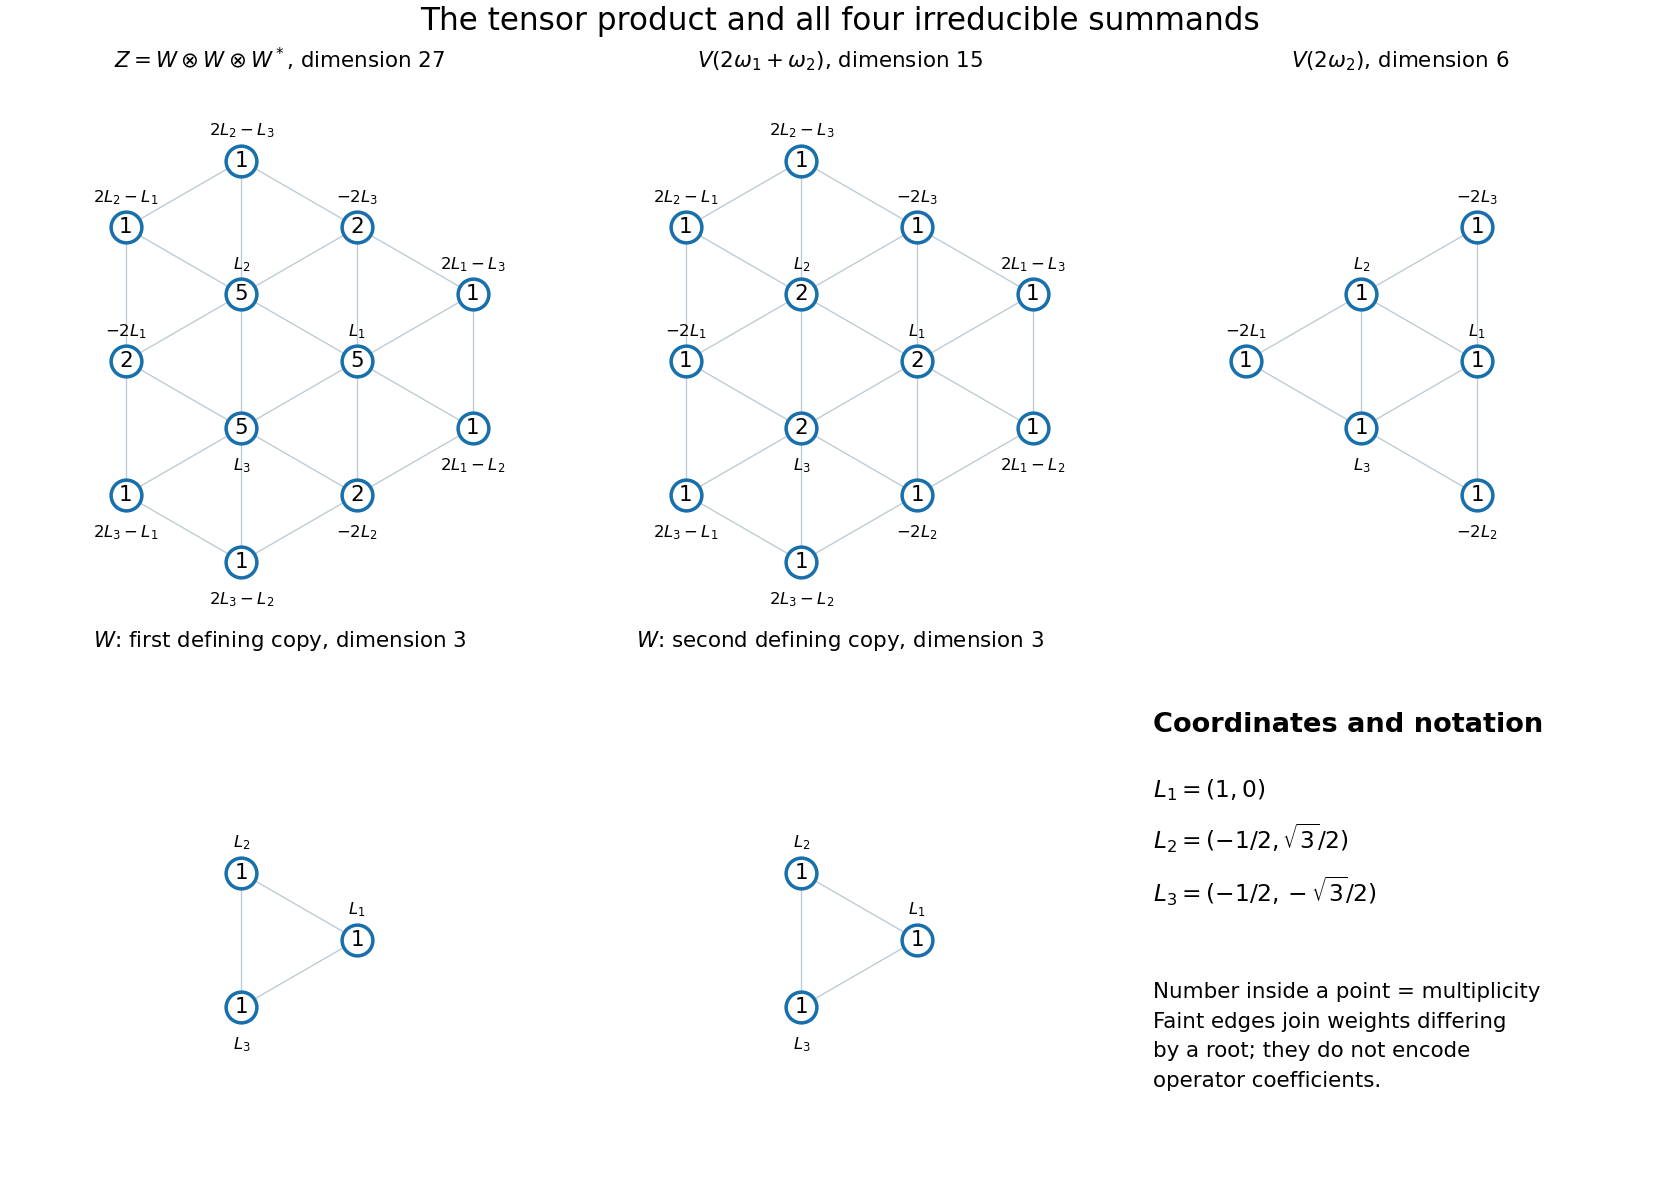

The script that saved this image:
"""sl3 tensor decomposition weight diagrams; writes basename PNG to caller CWD.
Tested Python 3.14.4, matplotlib 3.10.7, numpy 2.3.5; preserves MPLCONFIGDIR.
"""
import matplotlib
matplotlib.use('Agg')
import matplotlib.pyplot as plt
import numpy as np
L=np.array([[1.,0.],[-.5,np.sqrt(3)/2],[-.5,-np.sqrt(3)/2]])
base=[(L[i],rf'$L_{i+1}$','L') for i in range(3)]
base +=[(-2*L[i],rf'$-2L_{i+1}$','dual') for i in range(3)]
base +=[(2*L[i]-L[k],rf'$2L_{i+1}-L_{k+1}$','outer') for i in range(3) for k in range(3) if i!=k]
patterns=[({'L':5,'dual':2,'outer':1},r'$Z=W\otimes W\otimes W^*$, dimension 27'),
          ({'L':2,'dual':1,'outer':1},r'$V(2\omega_1+\omega_2)$, dimension 15'),
          ({'L':1,'dual':1},r'$V(2\omega_2)$, dimension 6'),
          ({'L':1},r'$W$: first defining copy, dimension 3'),
          ({'L':1},r'$W$: second defining copy, dimension 3')]
fig,axs=plt.subplots(2,3,figsize=(12,8.6),layout='constrained')
for ax,(pattern,title) in zip(axs.flat,patterns):
    pts=[(p,label,pattern[kind]) for p,label,kind in base if kind in pattern]
    for j,(p,_,_) in enumerate(pts):
        for q,_,_ in pts[j+1:]:
            if np.isclose(np.linalg.norm(p-q),np.sqrt(3)):
                ax.plot([p[0],q[0]],[p[1],q[1]],color='#bdcbd5',lw=.7,zorder=1)
    for p,label,mult in pts:
        ax.scatter([p[0]],[p[1]],s=250,color='white',edgecolors='#176fac',linewidths=1.8,zorder=2)
        ax.text(*p,str(mult),ha='center',va='center',fontsize=11,zorder=3)
        offset=(0,13 if p[1]>=0 else -22)
        ax.annotate(label,p,xytext=offset,textcoords='offset points',ha='center',fontsize=8.5)
    ax.set_title(title,fontsize=11)
    ax.set_aspect('equal');ax.set_xlim(-3.45,3.45);ax.set_ylim(-3.35,3.65)
    ax.set_xticks([]);ax.set_yticks([])
    for spine in ax.spines.values():spine.set_visible(False)
key=axs.flat[5];key.axis('off')
key.text(.05,.90,'Coordinates and notation',fontsize=14,weight='bold',va='top')
key.text(.05,.78,r'$L_1=(1,0)$'+'\n'+r'$L_2=(-1/2,\sqrt{3}/2)$'+'\n'+r'$L_3=(-1/2,-\sqrt{3}/2)$',fontsize=12,linespacing=1.7,va='top')
key.text(.05,.40,'Number inside a point = multiplicity\nFaint edges join weights differing\nby a root; they do not encode\noperator coefficients.',fontsize=11,linespacing=1.6,va='top')
fig.suptitle('The tensor product and all four irreducible summands',fontsize=16)
fig.savefig('paper-1-sl3-weights.png',dpi=140,facecolor='white',transparent=False)
plt.close(fig)
